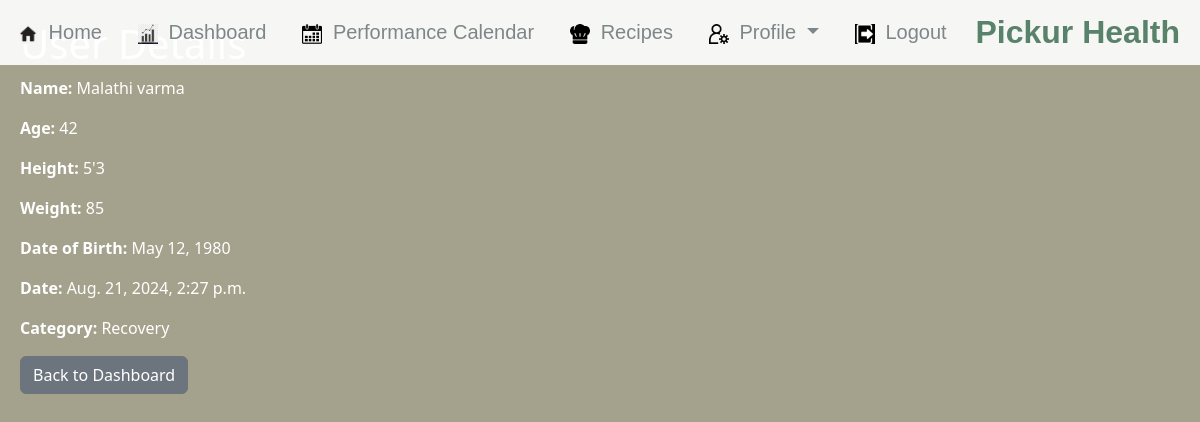
The page /user/2/ on the database its author committed.
### calc/models.py (models this page shows, shortened)
class User(models.Model):
    CATEGORY_CHOICES = (
        ('Weightloss', 'Weightloss'),
        ('Weightgain', 'Weightgain'),
        ('Get-fit', 'Getfit'),
        ('Lifestyle', 'Lifestyle'),
        ('Recovery', 'Recovery'),
    )
    name = models.CharField(max_length=300, null=True)
    age = models.CharField(max_length=300, null=True)
    height = models.CharField(max_length=300, null=True)
    weight = models.CharField(max_length=300, null=True)
    dob = models.DateField(null=True)
    date = models.DateTimeField(null=True)
    category = models.CharField(max_length=300, choices=CATEGORY_CHOICES, null=True)

### calc/views.py (the view)
# urls.py: path('user/<int:id>/', views.user_detail, name='user'),
def user_detail(request, id):
    user = get_object_or_404(User, id=id)
    return render(request, 'user_detail.html', {'user': user})

### Projectpfsd2k24/calc/templates/user_detail.html
{% extends 'base.html' %}
{% block content %}
<h1>User Details</h1>
<p><strong>Name:</strong> {{ user.name }}</p>
<p><strong>Age:</strong> {{ user.age }}</p>
<p><strong>Height:</strong> {{ user.height }}</p>
<p><strong>Weight:</strong> {{ user.weight }}</p>
<p><strong>Date of Birth:</strong> {{ user.dob }}</p>
<p><strong>Date:</strong> {{ user.date }}</p>
<p><strong>Category:</strong> {{ user.category }}</p>
<a href="{% url 'dashboard' %}"><button type="button" class="btn btn-secondary">Back to Dashboard</button></a>
{% endblock %}

### Projectpfsd2k24/calc/templates/base.html (style rules this page uses)
body, html { margin: 0; height: 100%; overflow-x: hidden; }

### rows shown on the page
User: name "Malathi varma", age "42", height "5'3", weight "85", dob "May 12, 1980", date "Aug. 21, 2024, 2:27 p.m.", category "Recovery"
